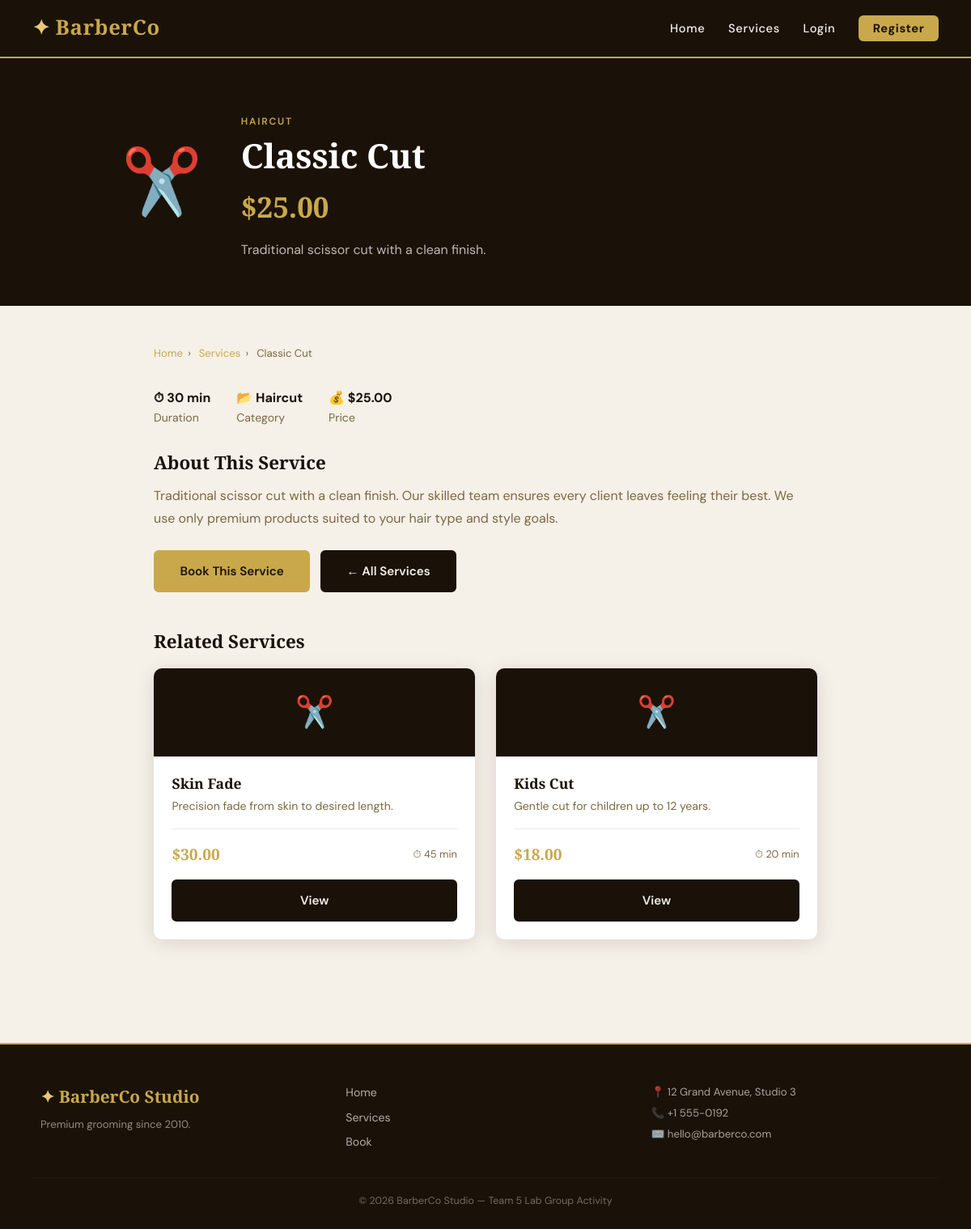
Screenshot of /pages/service_detail.php?id=1 with the database file from the repository.
### tables this page shows
CREATE TABLE IF NOT EXISTS services (
    id INT AUTO_INCREMENT PRIMARY KEY,
    category_id INT NOT NULL,
    name VARCHAR(150) NOT NULL,
    description TEXT,
    price DECIMAL(6,2) NOT NULL,
    duration_minutes INT NOT NULL DEFAULT 30,
    image VARCHAR(255),
    FOREIGN KEY (category_id) REFERENCES categories(id) ON DELETE CASCADE
);

CREATE TABLE IF NOT EXISTS categories (
    id INT AUTO_INCREMENT PRIMARY KEY,
    name VARCHAR(100) NOT NULL,
    description TEXT,
    icon VARCHAR(50)
);

### pages/service_detail.php (the view, shortened to what this page needs)
<?php
require_once __DIR__ . '/../includes/db.php';
$id = isset($_GET['id']) ? (int)$_GET['id'] : 0;
$stmt = $conn->prepare("SELECT s.*, c.name AS cat_name, c.icon FROM services s JOIN categories c ON s.category_id=c.id WHERE s.id=?");
$stmt->bind_param('i', $id);
$stmt->execute();
$svc = $stmt->get_result()->fetch_assoc();
$rel = $conn->prepare("SELECT s.*, c.icon FROM services s JOIN categories c ON s.category_id=c.id WHERE s.category_id=? AND s.id!=? LIMIT 3");
$rel->bind_param('ii', $svc['category_id'], $id);
$rel->execute();
$related = $rel->get_result();
require_once __DIR__ . '/../includes/header.php';
?>
<div class="detail-hero">
    <div class="inner">
        <div class="service-icon-big"><?= $svc['icon'] ?></div>
        <div class="detail-hero-text">
            <p style="font-size:.75rem;color:var(--gold);font-weight:600;letter-spacing:.15em;text-transform:uppercase;margin-bottom:.5rem;">
                <?= htmlspecialchars($svc['cat_name']) ?>
            </p>
            <h1><?= htmlspecialchars($svc['name']) ?></h1>
            <div class="price-large">$<?= number_format($svc['price'], 2) ?></div>
            <p><?= htmlspecialchars($svc['description']) ?></p>
        </div>
    </div>
</div>
<div class="detail-body">
    <div class="breadcrumb">
        <a href="<?= BASE_URL ?>index.php">Home</a><span>›</span>
        <a href="services.php">Services</a><span>›</span>
        <?= htmlspecialchars($svc['name']) ?>
    </div>
    <div class="detail-meta">
        <div class="meta-item">
            <strong>⏱ <?= $svc['duration_minutes'] ?> min</strong>
            Duration
        </div>
        <div class="meta-item">
            <strong>📂 <?= htmlspecialchars($svc['cat_name']) ?></strong>
            Category
        </div>
        <div class="meta-item">
            <strong>💰 $<?= number_format($svc['price'], 2) ?></strong>
            Price
        </div>
    </div>
    <h2 style="font-size:1.4rem;margin-bottom:.8rem;">About This Service</h2>
    <p style="color:var(--muted);line-height:1.8;"><?= htmlspecialchars($svc['description']) ?> Our skilled team ensures every client leaves feeling their best. We use only premium products suited to your hair type and style goals.</p>
    <div class="mt-3">
        <a href="book.php?service=<?= $svc['id'] ?>" class="btn btn-gold">Book This Service</a>
        <a href="services.php" class="btn btn-dark">← All Services</a>
    </div>
    <?php if ($related->num_rows > 0): ?>
    <h2 style="font-size:1.4rem;margin:3rem 0 1.2rem;">Related Services</h2>
    <div class="grid-3">
        <?php while ($r = $related->fetch_assoc()): ?>
        <div class="card">
            <div style="background:var(--dark);padding:1.5rem;text-align:center;font-size:2.4rem;"><?= $r['icon'] ?></div>
            <div class="card-body">
                <h3><?= htmlspecialchars($r['name']) ?></h3>
                <p><?= htmlspecialchars($r['description']) ?></p>
                <div class="card-meta">
                    <span class="price">$<?= number_format($r['price'],2) ?></span>
                    <span class="duration">⏱ <?= $r['duration_minutes'] ?> min</span>
                </div>
                <a href="service_detail.php?id=<?= $r['id'] ?>" class="btn btn-dark btn-full mt-2">View</a>
            </div>
        </div>
        <?php endwhile; ?>
    </div>
    <?php endif; ?>
</div>
<?php require_once __DIR__ . '/../includes/footer.php'; ?>

### css/style.css (style rules this page uses)
:root { --cream: #F5F0E8; --dark: #1A1208; --gold: #C9A84C; --gold-lt: #E8C97A; --mid: #3D2E0F; --muted: #7A6842; --white: #FFFFFF; --red: #B03A2E; --green: #1E7D4B; --radius: 6px; --shadow: 0 4px 24px rgba(26,18,8,.12); }
*, *::before, *::after { box-sizing: border-box; margin: 0; padding: 0; }
html { scroll-behavior: smooth; }
body { font-family: 'DM Sans', sans-serif; background: var(--cream); color: var(--dark); line-height: 1.6; min-height: 100vh; display: flex; flex-direction: column; }
h1,h2,h3,h4 { font-family: 'Playfair Display', serif; line-height: 1.2; }
a { color: inherit; text-decoration: none; }
.btn { display: inline-block; padding: .72rem 1.9rem; border-radius: var(--radius); font-family: 'DM Sans', sans-serif; font-size: .95rem; font-weight: 600; cursor: pointer; border: 2px solid transparent; transition: all .2s; text-align: center; }
.btn-gold { background: var(--gold); color: var(--dark); border-color: var(--gold); }
.btn-dark { background: var(--dark); color: var(--cream); border-color: var(--dark); }
.btn-full { width: 100%; }
.grid-3 { display: grid; grid-template-columns: repeat(auto-fit, minmax(240px, 1fr)); gap: 1.6rem; max-width: 1100px; margin: 0 auto; }
.card { background: var(--white); border-radius: 10px; box-shadow: var(--shadow); overflow: hidden; transition: transform .2s, box-shadow .2s; }
.card-body { padding: 1.4rem; }
.card-body h3 { font-size: 1.1rem; margin-bottom: .4rem; }
.card-body p { font-size: .88rem; color: var(--muted); }
.card-meta { display: flex; justify-content: space-between; align-items: center; margin-top: 1rem; padding-top: 1rem; border-top: 1px solid rgba(0,0,0,.07); }
.price { font-family: 'Playfair Display', serif; font-size: 1.2rem; font-weight: 700; color: var(--gold); }
.duration { font-size: .8rem; color: var(--muted); }
.detail-hero { background: var(--dark); color: var(--cream); padding: 3.5rem 2.5rem; }
.detail-hero .inner { max-width: 900px; margin: 0 auto; display: flex; align-items: center; gap: 3rem; }
.detail-hero-text h1 { font-size: clamp(1.6rem, 3.5vw, 2.6rem); color: var(--white); margin-bottom: .6rem; }
.detail-hero-text .price-large { font-family: 'Playfair Display', serif; font-size: 2.2rem; color: var(--gold); font-weight: 700; }
.detail-hero-text p { color: rgba(245,240,232,.75); margin-top: .8rem; max-width: 420px; }
.service-icon-big { font-size: 5rem; flex-shrink: 0; }
.detail-body { max-width: 900px; margin: 3rem auto; padding: 0 2.5rem 5rem; }
.detail-meta { display: flex; gap: 2rem; margin: 1.5rem 0 2rem; flex-wrap: wrap; }
.meta-item { font-size: .88rem; color: var(--muted); }
.meta-item strong { color: var(--dark); display: block; font-size: 1rem; }
.mt-2 { margin-top: 1rem; }
.mt-3 { margin-top: 1.5rem; }
.breadcrumb { font-size: .82rem; color: var(--muted); margin-bottom: 2rem; }
.breadcrumb a { color: var(--gold); }
.breadcrumb span { margin: 0 .4rem; }

### rows the page displays
services: category.icon "✂️", category.name "HAIRCUT", name "Classic Cut", price "25.00", description "Traditional scissor cut with a clean finish.", duration_minutes "30", category.name "Haircut"
services: category.icon "✂️", name "Skin Fade", description "Precision fade from skin to desired length.", price "30.00", duration_minutes "45"
services: category.icon "✂️", name "Kids Cut", description "Gentle cut for children up to 12 years.", price "18.00", duration_minutes "20"
